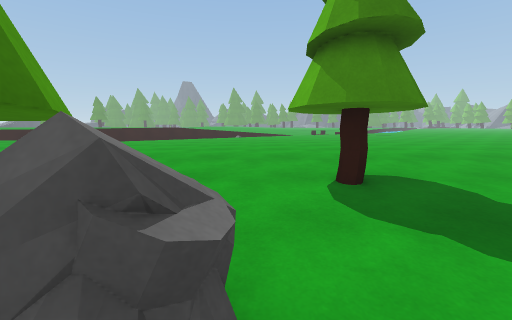
View 1 (above)

24 first-person views from a walk through a 3-D level made in the Unity game engine. The camera is 1.4 m above the floor, tilts 8° down and sees 90° across. The floor is counted in squares, 1 m on a side. Each view is taken from the middle of a square. On the plan, view 1 faces up. The plan holds only what a view shows up to about 13 squares ahead; the rest is blank. The place goes on beyond the plan. The player character is not drawn. Some animated figures are not drawn.

View 2
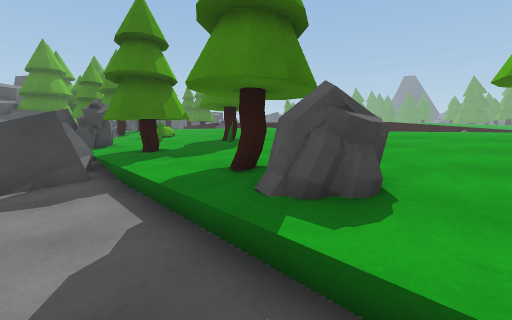

View 3
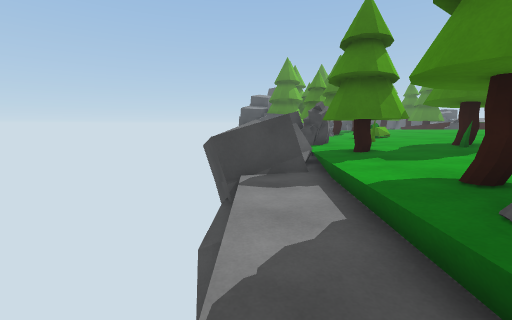

View 4
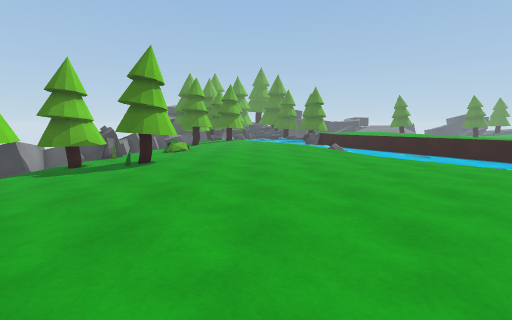

View 5
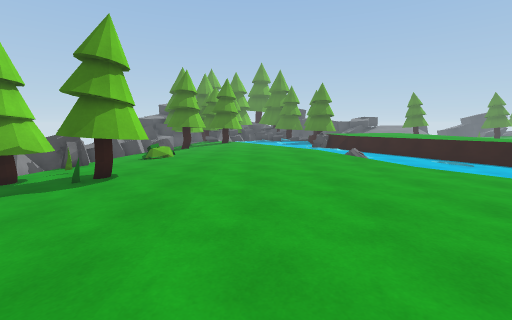

View 6
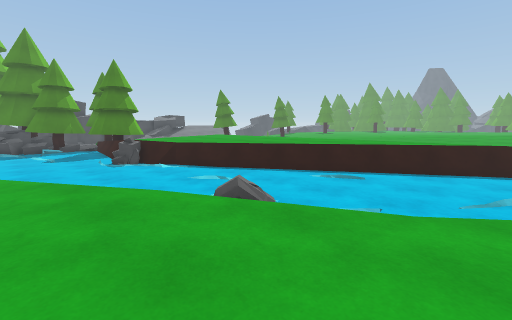

View 7
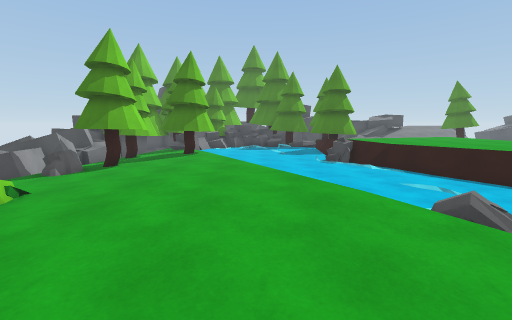

View 8
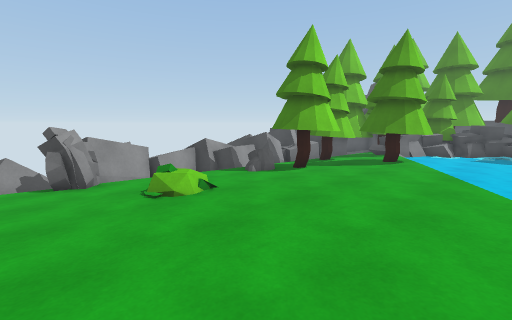

View 9
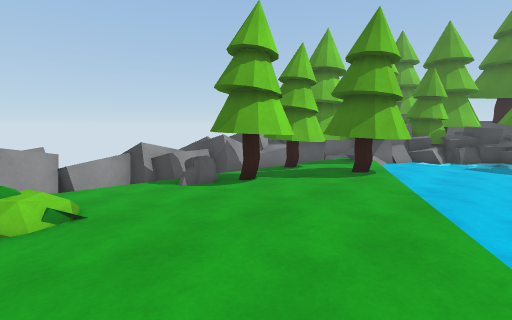

View 10
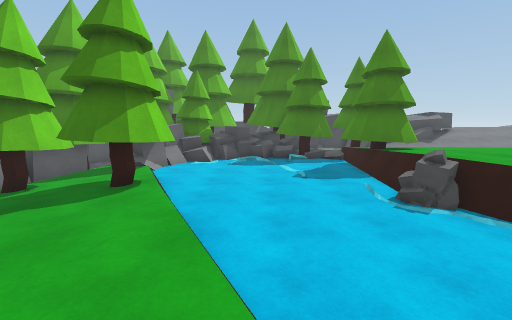

View 11
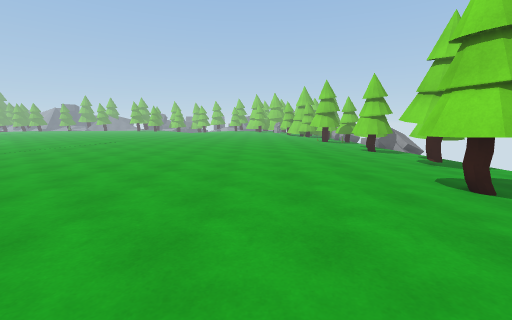

View 12
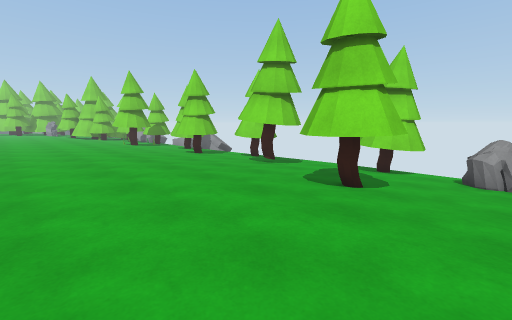

View 13
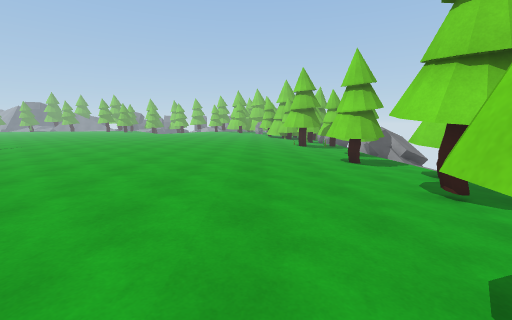

View 14
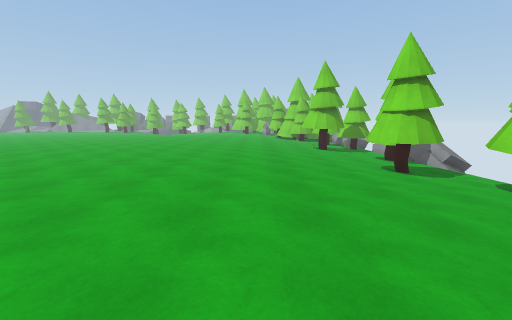

View 15
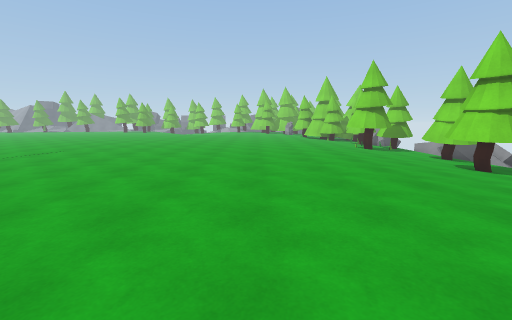

View 16
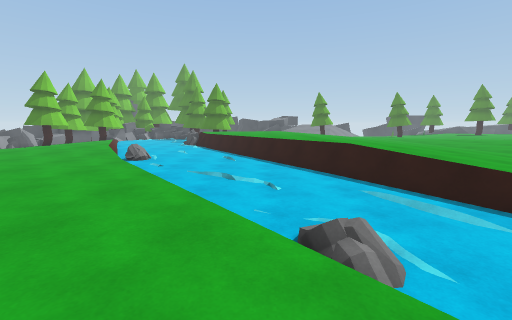

View 17
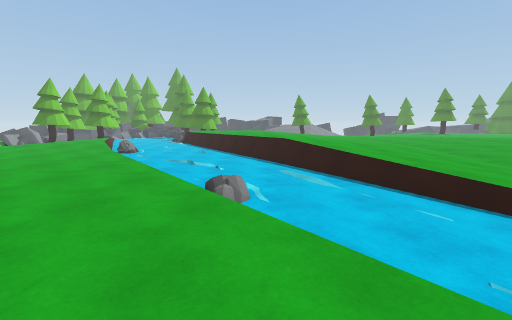

View 18
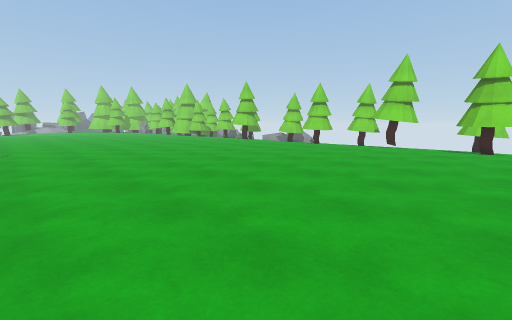

View 19
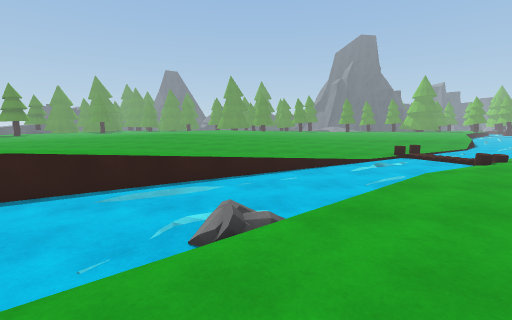

View 20
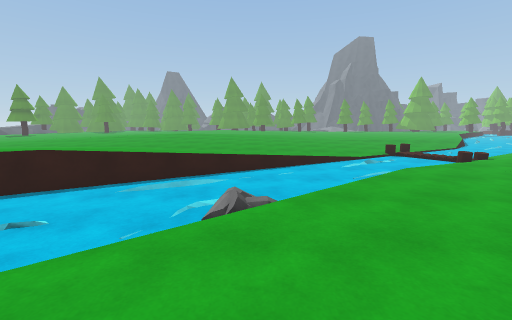

View 21
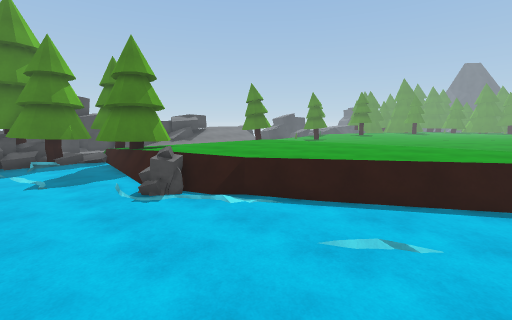

View 22
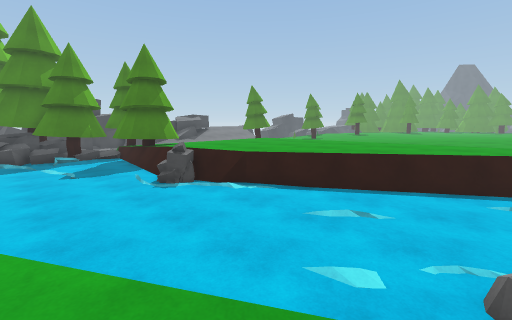

View 23
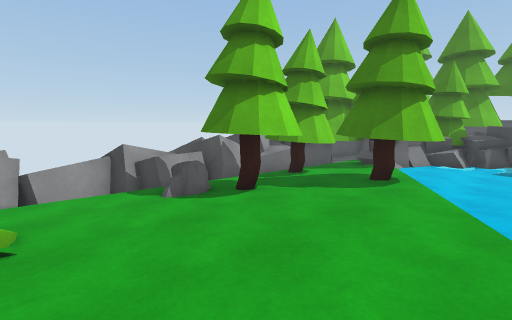

View 24
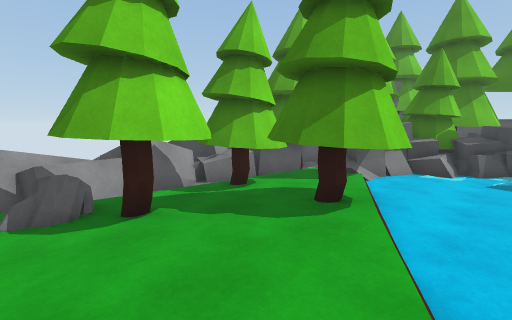

### Floor plan
Key: @ floor where view 1 was taken; # wall or solid block; x gap in a wall; . main floor; : floor 0.25 m higher than the main floor; - floor 0.25 m lower than the main floor; + floor 0.5 m higher than the main floor; _ floor 0.5 m lower than the main floor; * floor 0.75 m higher than the main floor; < floor 1 m lower than the main floor; / step, stairs or slope; = window, fence, low wall or low ledge; ^ raised ledge; v drop or lower ground; O other object.
Columns run from 30 left of view 1 to 16 right of it. Each row starts with its distance up from view 1.
 30                     .......-    ---/__//
 29                     :::......----//___///_
 28                     :::::......////____///
 27                     :::::::...-______///
 26                     :++:::::._______//-.
 25                     +++++:=/______//---
 24                     +++++__/______----
 23               ++++++++==________-----        ..
 22           ++++++++++===________-----  ..    ...
 21          ++++++++++==________//-----...........
 20         +++++++++===_________--................
 19     :++++++++++#==#_________-..................
 18     :+++++++++==__________-....................
 17     ##++++++#==_________//.....................
 16     ##+++++==__________//......................
 15    ###==###=___________........................
 14   #_____#==_______==//.........................
 13  ##________________=/..........................
 12  ##______________==............................
 11 ###____________/ ..............................
 10 #==___________-................................
  9 ##__________//.................................
  8 #*=______##/...................................
  7 ###_____###....................................
  6  #^=_    ##---------...........##..............
  5    ^=#    ####-------- ##------##--------------
  4     ##      ##---/O--- ##------##--------------
  3              #=__/-----x------------##----##---
  2              ^/__/____###_-###----- ------# __#
  1           ###^////_##_###__###=###_____##____##
  0         ####^^#<^/=#####///___@##  ____# ___//
 -1        ##  #^^^^^^#^==##/<<<<<<              =#
 -2         #  #     ^^ =####<<<<< <             <^
 -3            ^        =# ##vvv

Positions as (right, up) in squares from view 1, and headings:
1: (0, 0), facing up
2: (1, -2), facing up-left
3: (1, -2), facing left
4: (4, 9), facing left
5: (1, 9), facing left
6: (-7, 10), facing up-left
7: (-7, 10), facing left
8: (-9, 10), facing down-left
9: (-12, 10), facing down-left
10: (-14, 10), facing left
11: (-4, 10), facing right
12: (-1, 11), facing down-right
13: (1, 7), facing right
14: (3, 8), facing right
15: (3, 11), facing right
16: (2, 20), facing left
17: (5, 22), facing left
18: (1, 21), facing down-right
19: (-1, 17), facing up
20: (-1, 16), facing up
21: (-13, 11), facing up-left
22: (-12, 10), facing up-left
23: (-13, 9), facing down-left
24: (-16, 9), facing down-left
